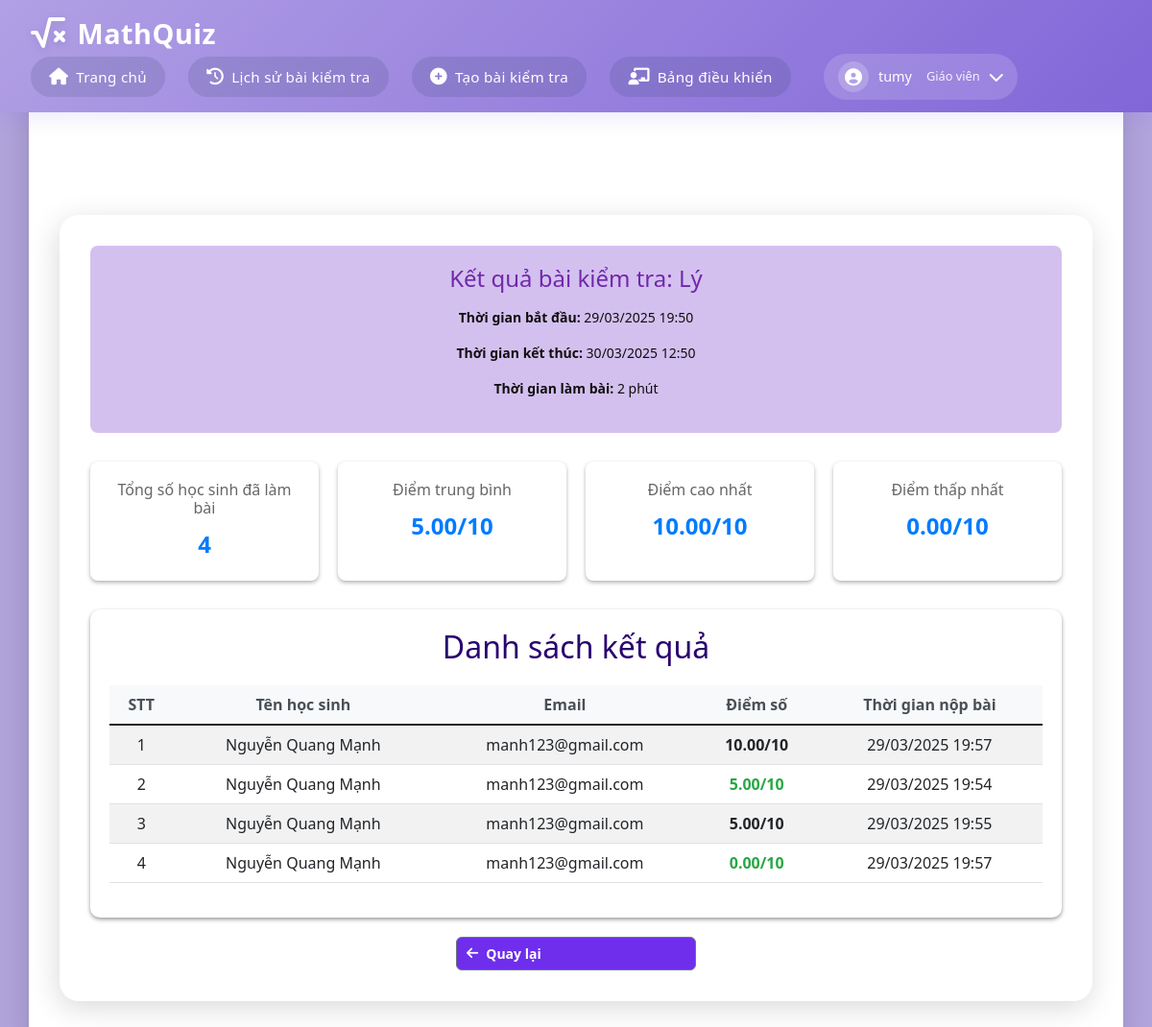
The app's page /quiz/24/results (signed in) with its own data.
### app.py (models this page shows)
class Quiz(db.Model):
    id = db.Column(db.Integer, primary_key=True)
    title = db.Column(db.String(200), nullable=False)
    quiz_code = db.Column(db.String(10), unique=True, nullable=True, server_default=None)  # Make it nullable with default None
    teacher_id = db.Column(db.Integer, db.ForeignKey('user.id'), nullable=False)
    start_time = db.Column(db.DateTime, nullable=False)
    end_time = db.Column(db.DateTime, nullable=False)
    duration = db.Column(db.Integer, nullable=False)  # in minutes
    max_attempts = db.Column(db.Integer, nullable=True, default=None)  # Số lần làm bài tối đa
    is_public = db.Column(db.Boolean, default=False)  # Thêm trường is_public
    questions = db.relationship('Question', backref='quiz', lazy=True)
    teacher = db.relationship('User', backref='quizzes', lazy=True)

class QuizResult(db.Model):
    id = db.Column(db.Integer, primary_key=True)
    quiz_id = db.Column(db.Integer, db.ForeignKey('quiz.id'), nullable=False)
    student_id = db.Column(db.Integer, db.ForeignKey('user.id'), nullable=False)
    score = db.Column(db.Float, nullable=False)
    submitted_at = db.Column(db.DateTime, nullable=False, default=datetime.now)
    quiz = db.relationship('Quiz', backref='results', lazy=True)
    student = db.relationship('User', backref='quiz_results', lazy=True)

class User(db.Model):
    id = db.Column(db.Integer , primary_key=True)
    email = db.Column(db.String(120), unique=True, nullable=False)
    username = db.Column(db.String(80), unique=True, nullable=False)
    password = db.Column(db.String(120), nullable=False)
    role = db.Column(db.String(20), nullable=False)  # 'teacher' or 'student'

### app.py (the view)
@app.route('/quiz/<int:quiz_id>/results')
def quiz_results(quiz_id):
    if 'user_id' not in session or session['role'] != 'teacher':
        flash('Bạn không có quyền truy cập trang này!')
        return redirect(url_for('home'))
    quiz = Quiz.query.get_or_404(quiz_id)
    if quiz.teacher_id != session['user_id']:
        flash('Bạn không có quyền xem kết quả bài kiểm tra này!')
        return redirect(url_for('manage_quizzes'))
    results = QuizResult.query.filter_by(quiz_id=quiz_id)\
        .join(User, QuizResult.student_id == User.id)\
        .order_by(QuizResult.score.desc())\
        .all()
    return render_template('quiz_results.html', quiz=quiz, results=results)

### templates/quiz_results.html (shortened to what this page needs)
{% extends "base.html" %}
{% block content %}
<div class="container">
    <div class="quiz-header">
        <h1>Kết quả bài kiểm tra: {{ quiz.title }}</h1>
        <div class="quiz-info">
            <p><strong>Thời gian bắt đầu:</strong> {{ quiz.start_time.strftime('%d/%m/%Y %H:%M') }}</p>
            <p><strong>Thời gian kết thúc:</strong> {{ quiz.end_time.strftime('%d/%m/%Y %H:%M') }}</p>
            <p><strong>Thời gian làm bài:</strong> {{ quiz.duration }} phút</p>
        </div>
    </div>
    <div class="results-summary">
        <div class="summary-card">
            <h3>Tổng số học sinh đã làm bài</h3>
            <p class="summary-number">{{ results|length }}</p>
        </div>
        <div class="summary-card">
            <h3>Điểm trung bình</h3>
            <p class="summary-number">
                {% if results %}
                    {{ "%.2f"|format(results|map(attribute='score')|sum / results|length) }}/10
                {% else %}
                    0/10
                {% endif %}
            </p>
        </div>
        <div class="summary-card">
            <h3>Điểm cao nhất</h3>
            <p class="summary-number">
                {% if results %}
                    {{ "%.2f"|format(results|map(attribute='score')|max) }}/10
                {% else %}
                    0/10
                {% endif %}
            </p>
        </div>
        <div class="summary-card">
            <h3>Điểm thấp nhất</h3>
            <p class="summary-number">
                {% if results %}
                    {{ "%.2f"|format(results|map(attribute='score')|min) }}/10
                {% else %}
                    0/10
                {% endif %}
            </p>
        </div>
    </div>
    <div class="results-table">
        <h2>Danh sách kết quả</h2>
        {% if results %}
            <div class="table-responsive">
                <table class="table table-striped">
                    <thead>
                        <tr>
                            <th>STT</th>
                            <th>Tên học sinh</th>
                            <th>Email</th>
                            <th>Điểm số</th>
                            <th>Thời gian nộp bài</th>
                        </tr>
                    </thead>
                    <tbody>
                        {% for result in results %}
                        <tr>
                            <td>{{ loop.index }}</td>
                            <td>{{ result.student.username }}</td>
                            <td>{{ result.student.email }}</td>
                            <td class="score-cell">{{ "%.2f"|format(result.score) }}/10</td>
                            <td>{{ result.submitted_at.strftime('%d/%m/%Y %H:%M') }}</td>
                        </tr>
                        {% endfor %}
                    </tbody>
                </table>
            </div>
        {% else %}
            <p class="no-results">Chưa có học sinh nào làm bài kiểm tra.</p>
        {% endif %}
    </div>
    <div class="action-buttons">
        <a href="{{ url_for('manage_quizzes') }}" class="btn btn-secondary">
            <i class="fas fa-arrow-left"></i> Quay lại
        </a>
    </div>
</div>
{% endblock %}

### static/css/style.css (style rules this page uses)
:root { --primary-color: #9370DB; --secondary-color: #B19CD9; --background-color: linear-gradient(135deg, #9370DB, #9c83ca, #F8F8FF); --text-color: #333; }
* { margin: 0; padding: 0; box-sizing: border-box; }
html, body { height: 100%; margin: 0; display: flex; flex-direction: column; }
body { font-family: Arial, sans-serif; background-color: var(--background-color); color: var(--text-color); line-height: 1.6; height: 100%; width: 100%; margin: 0; }
.container { width: 100%; text-align: center; margin: 30px auto; }
.btn { background-color: #9370DB; color: white; padding: 0.8rem 1.5rem; border: none; border-radius: 4px; cursor: pointer; font-size: 1rem; transition: background-color 0.3s; text-decoration: none; display: inline-block; }
.action-buttons { margin-top: 1rem; display: flex; justify-content: center; gap: 8px; max-width: 250px; margin: 0 auto; }
.action-buttons .btn { flex: 1; padding: 6px 10px; font-size: 14px; font-weight: 600; border-radius: 6px; transition: all 0.2s ease-in-out; text-decoration: none; text-align: center; }
.action-buttons .btn:first-child { background-color: #007bff; color: white; }
.action-buttons .btn:last-child { background-color: #28a745; color: white; }
.btn { width: 300px; padding: 12px; font-size: 18px; color: #fff; background-color: #007bff; border: none; border-radius: 4px; cursor: pointer; }
.btn-secondary { width: auto; background-color: #6e2eec !important; }
p { margin-top: 20px; color: #110e0e; text-align: center; }

### templates/base.html (style rules this page uses)
:root { --primary-color: #b1a0e5; --secondary-color: #8166d8; --background-color: #b1a4dd; --text-color: #333; --shadow: rgba(112, 87, 219, 0.15); }
body { margin: 0; padding: 0; min-height: 100vh; background: var(--background-color); font-family: 'Segoe UI', system-ui, -apple-system, sans-serif; color: var(--text-color); display: flex; flex-direction: column; }
.container { margin-top: 6rem; margin-bottom: 15px; padding: 2rem; background: white; border-radius: 20px; box-shadow: -2px 7px 30px rgb(0 0 0 / 15%); flex: 1; }

### templates/quiz_results.html (style rules this page uses)
.quiz-header { background-color: #d4c0ef; color: rgb(112, 41, 170); padding: 20px; border-radius: 8px; margin-bottom: 30px; }
.quiz-header h1 { font-size: large; margin: 0; font-size: 24px; }
.quiz-info { margin-top: 15px; font-size: 14px; }
.results-summary { display: grid; grid-template-columns: repeat(auto-fit, minmax(200px, 1fr)); gap: 20px; margin-bottom: 30px; }
.summary-card { background: rgb(255, 255, 255); padding: 20px; border-radius: 8px; box-shadow: 0 2px 4px rgba(0,0,0,0.3); text-align: center; }
.summary-card h3 { margin: 0; font-size: 16px; color: #666; }
.summary-number { font-size: 24px; font-weight: bold; color: #007bff; margin: 10px 0 0; }
.results-table { background: rgb(255, 255, 255); padding: 20px; border-radius: 10px; box-shadow: 0 2px 4px rgba(0,0,0,0.4); }
.results-table h2 { margin-bottom: 20px; color: #290270; }
.table th { background-color: #f8f9fa; color: #495057; }
.score-cell { font-weight: bold; color: #28a745; }
.action-buttons { margin-top: 20px; text-align: center; }
.btn { padding: 8px 16px; border-radius: 4px; text-decoration: none; display: inline-flex; align-items: center; gap: 8px; }
.btn-secondary { background-color: #6c757d; color: white; }

### records on screen
Quiz: title "Lý", start_time "29/03/2025 19:50", end_time "30/03/2025 12:50", duration "2"
QuizResult: student.username "Nguyễn Quang Mạnh", student.email "manh123@gmail.com", score "10.00", submitted_at "29/03/2025 19:57"
QuizResult: student.username "Nguyễn Quang Mạnh", student.email "manh123@gmail.com", score "5.00", submitted_at "29/03/2025 19:54"
QuizResult: student.username "Nguyễn Quang Mạnh", student.email "manh123@gmail.com", score "5.00", submitted_at "29/03/2025 19:55"
QuizResult: student.username "Nguyễn Quang Mạnh", student.email "manh123@gmail.com", score "0.00", submitted_at "29/03/2025 19:57"

### other values on screen
{{ session['username'] }} "tumy"
{{ results|length }} "4"
{{ "%.2f"|format(results|map(attribute='score')|sum / results|length) }} "5.00"
{{ "%.2f"|format(results|map(attribute='score')|max) }} "10.00"
{{ "%.2f"|format(results|map(attribute='score')|min) }} "0.00"
